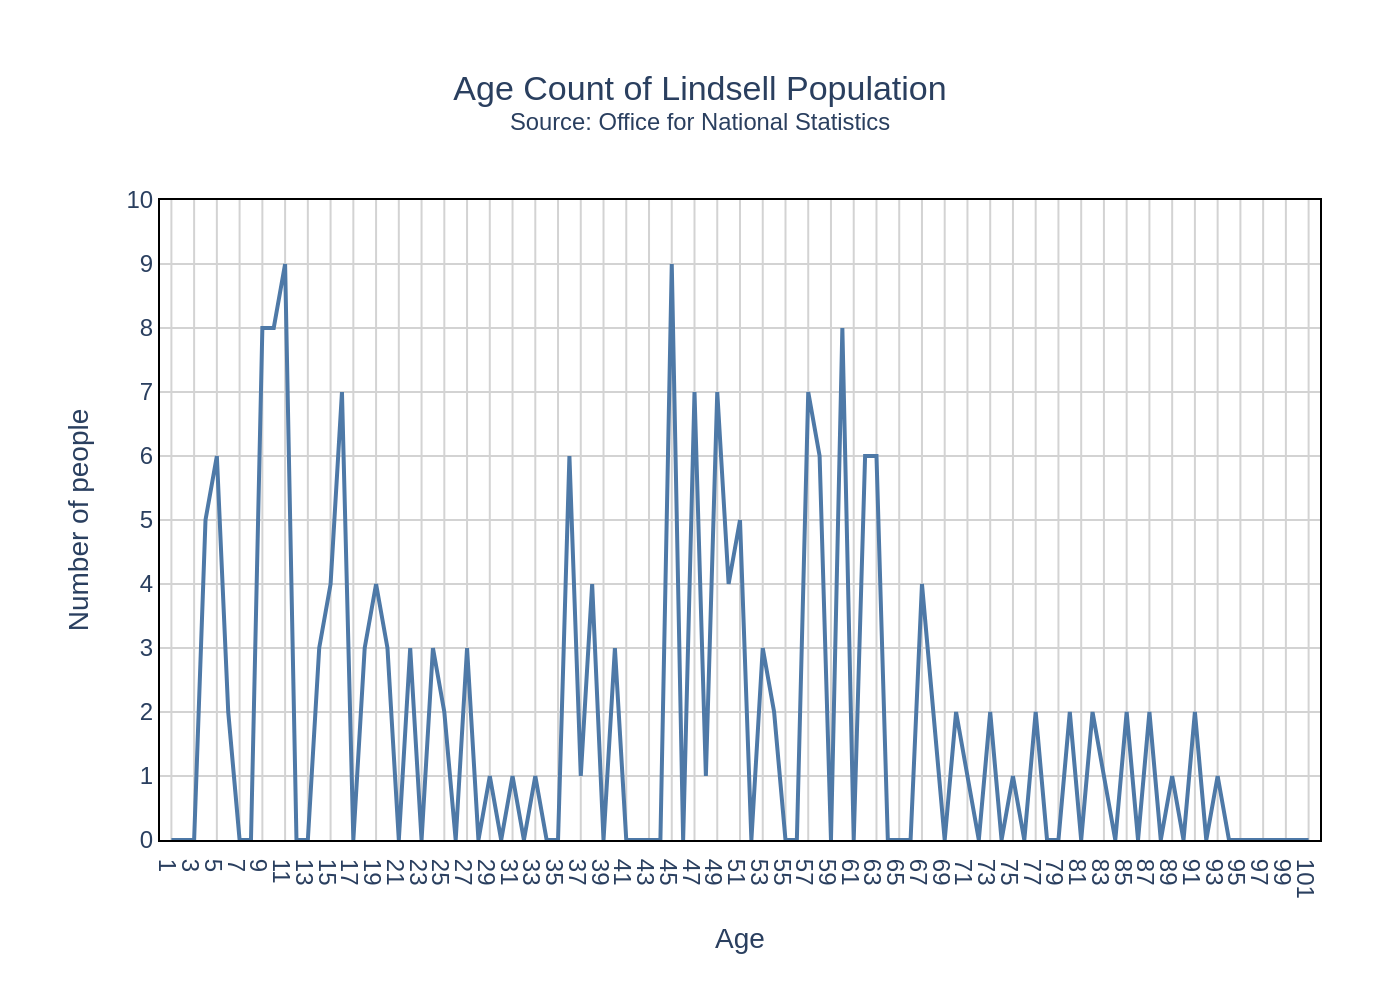

Source code (Python):
import sys
import json
import os
import plotly.graph_objects as go

# Check if a command-line argument is provided
if len(sys.argv) < 2:
    print("Usage: python create_chart.py <path_to_json_file>")
    sys.exit(1)

json_path = sys.argv[1]

# Check if the file exists
if not os.path.exists(json_path):
    print(f"Error: File not found at {json_path}")
    sys.exit(1)

# Read the JSON file
try:
    with open(json_path, 'r', encoding='utf-8') as f:
        chart_config = json.load(f)
except json.JSONDecodeError:
    print(f"Error: Invalid JSON format in {json_path}")
    sys.exit(1)

# Extract data from the JSON object
chart_data = chart_config.get('chart_data', [])
texts = chart_config.get('texts', {})
colors = chart_config.get('colors', [])

# Create a new figure
fig = go.Figure()

# Add traces to the figure
for i, series in enumerate(chart_data):
    fig.add_trace(go.Scatter(
        x=series.get('x'),
        y=series.get('y'),
        mode='lines',
        name=series.get('name', ''),
        line=dict(color=colors[i % len(colors)]) if colors else {}
    ))

# Build combined title string
title_text = texts.get('title', '')
if texts.get('source'):
    title_text += f"<br><sup>{texts.get('source')}</sup>"

# Update layout
fig.update_layout(
    title=dict(
        text=title_text,
        x=0.5,
        xanchor='center'
    ),
    xaxis_title=texts.get('x_axis_title'),
    yaxis_title=texts.get('y_axis_title'),
    font=dict(
        family="Arial",
        size=12
    ),
    plot_bgcolor='white',
    xaxis=dict(
        showgrid=True,
        gridcolor='lightgray',
        gridwidth=1,
        showline=True,
        linecolor='black',
        mirror=True,
        range=[0, 102],
        tickmode='linear',
        tick0=1,
        dtick=2
    ),
    yaxis=dict(
        showgrid=True,
        gridcolor='lightgray',
        gridwidth=1,
        showline=True,
        linecolor='black',
        mirror=True,
        range=[0, 10],
        tickmode='linear',
        tick0=0,
        dtick=1
    ),
    showlegend=False,
    margin=dict(l=80, r=40, t=100, b=80)
)

# Determine output filename from the input JSON path
base_filename = os.path.splitext(os.path.basename(json_path))[0]
output_image_path = f"{base_filename}.png"

# Save the figure as a PNG image
try:
    fig.write_image(output_image_path, scale=2)
    print(f"Chart successfully saved to {output_image_path}")
except Exception as e:
    print(f"Error saving image: {e}")
    sys.exit(1)
